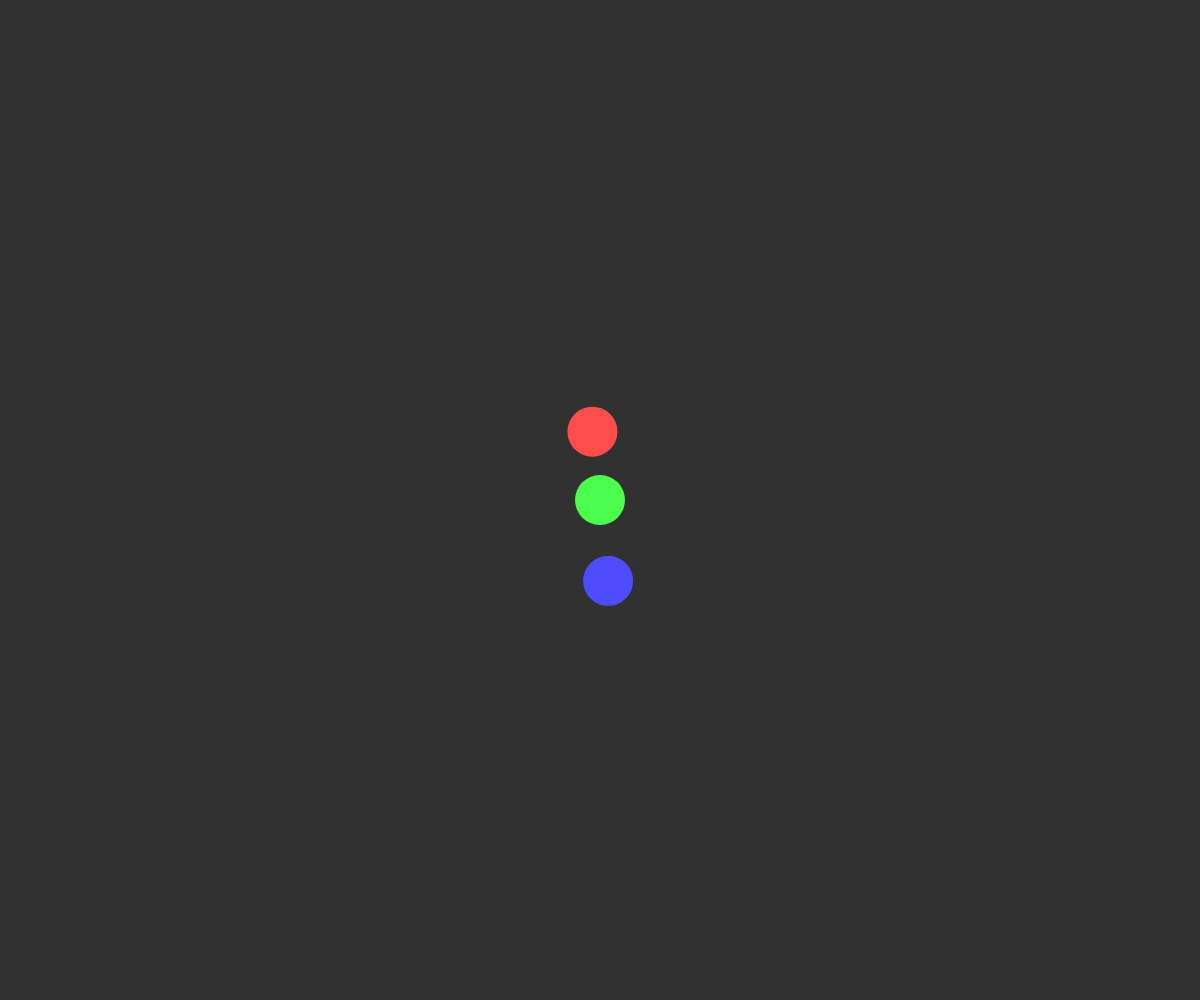
Frame 1 (no input)
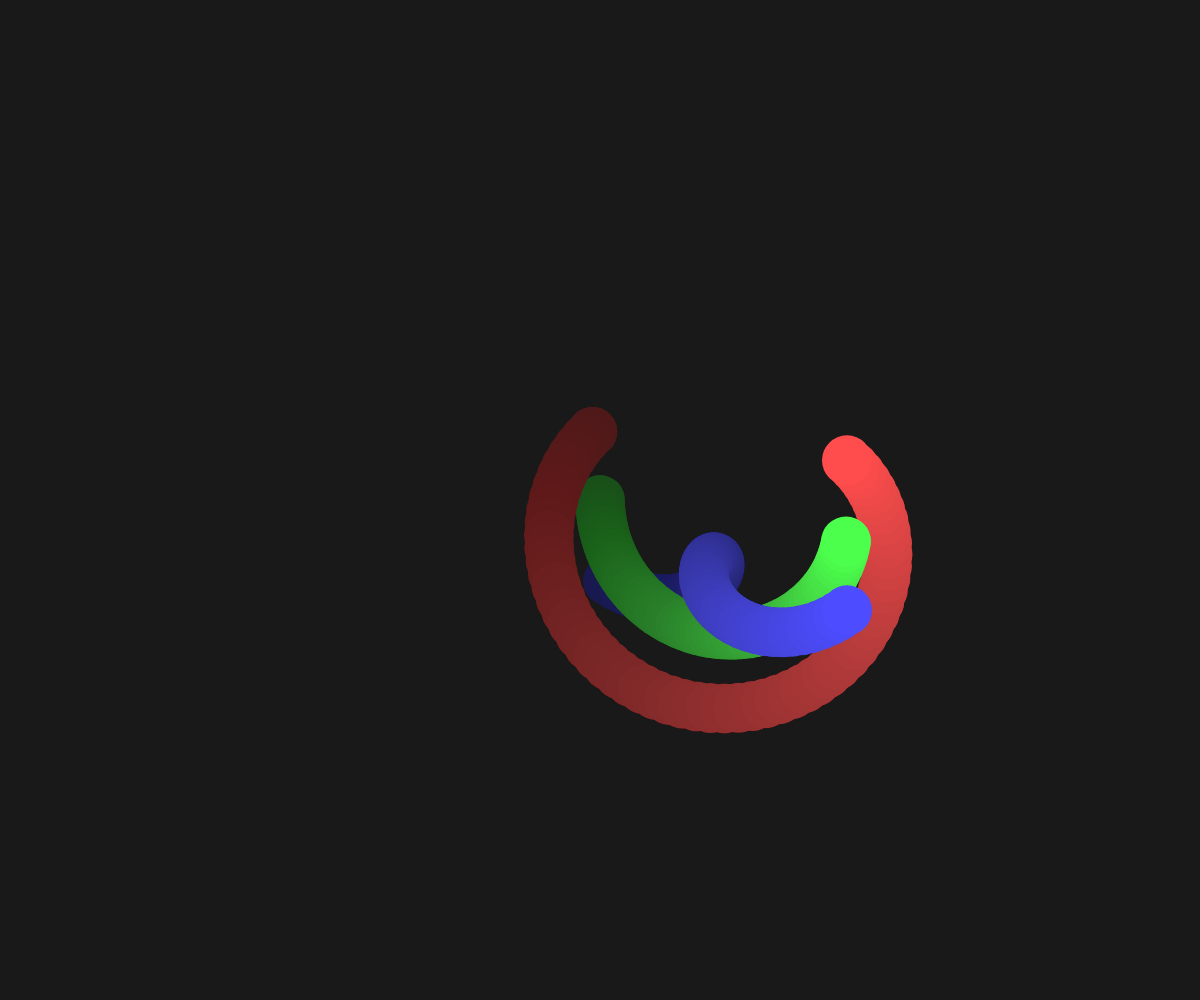
Frame 60 (no input)
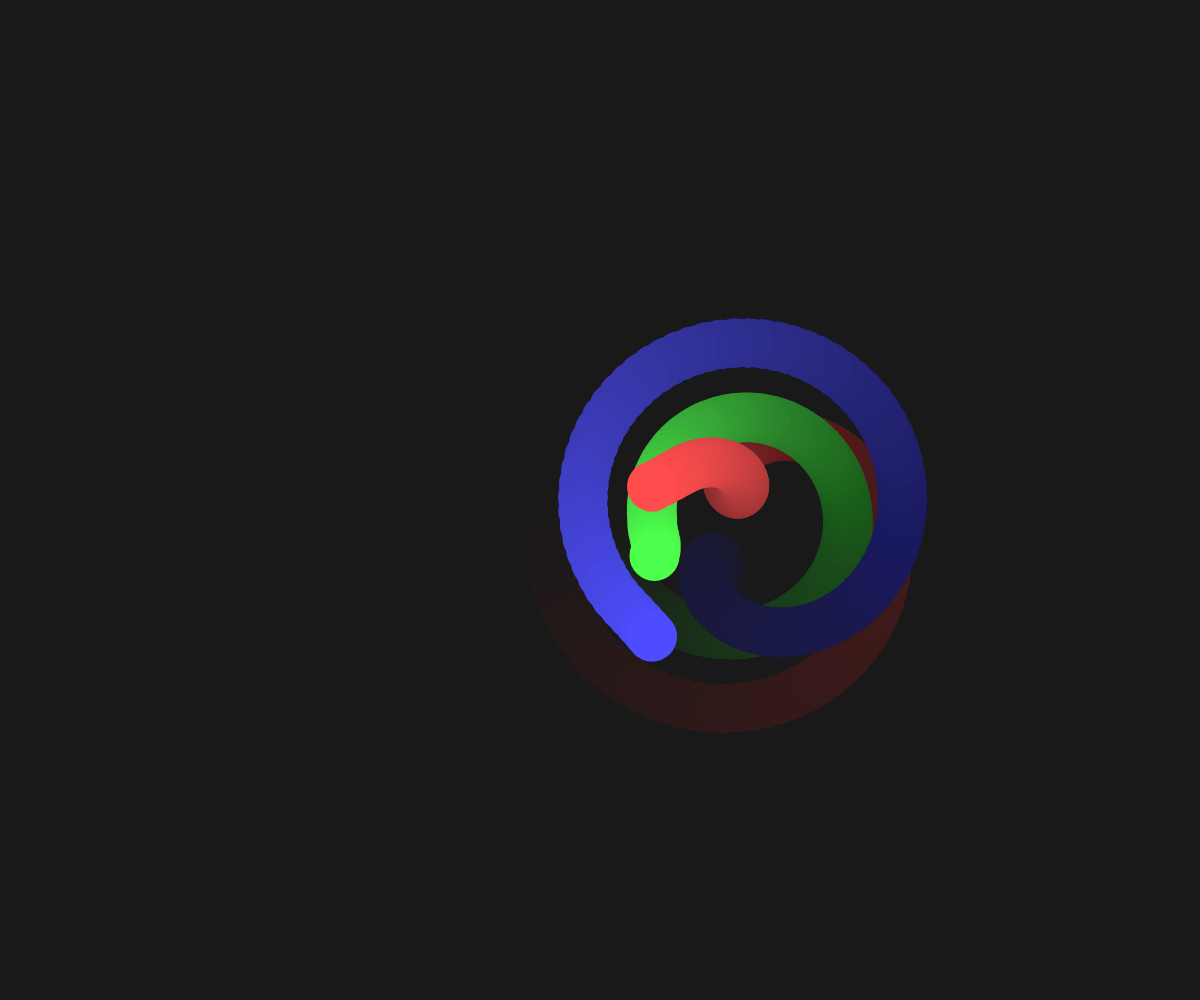
Frame 120 (the mouse pressed at the canvas centre since frame 60)

The p5.js sketch that drew these frames (run headless with seeded random() and noise() and a simulated clock; from frame 60 on, the mouse is pressed at the canvas centre):

// p5.js sketch
// ── sketch.js
let movers = [];
let satelites=[];
function setup() {
    createCanvas(windowWidth, windowHeight);
    background(50);
    noStroke()
    createSystem(color(0, 255, 0),color(255,0,0),color(0,0,255),0)
    // createSystem(color(255, 255, 0),color(255,0,255),color(0,255,255),1)

    // for(let i=0;i<=4;i++){
    // 	let colors=[
    // 	color(255,0,0),
    // 	color(0,255,0),
    // 	color(255,255,0),
    // 	color(0,0,255),
    // 	color(0,255,255),
    // 	color(255,255,255)
    // 	]
    // 	createSystem(random(colors),random(colors),random(colors),i)
    // }

    // movers[0].show();
    // for(s of satelites){
    // 	s.move();
    // 	s.show()
    // }

}
function draw(){
	    // randomSeed(99);
	     // randomSeed(120);
	background(0,5);
    for (let m of movers) {
        m.show()
        m.move()
        
	    }
	for(s of satelites){
		s.move();
		s.show()

	}
}

function createSystem(c1,c2,c3,index){
    movers.push(new Mover(width / 2, height / 2, 50,c1 ))
    satelites.push(new Satelite(movers[index],-50,50,c2));
    satelites.push(new Satelite(movers[index],50,50,c3));
}
// ── Mover.js

class Mover {
    constructor(x, y, radius, a) {
        this.pos = createVector(x, y)
        this.r = radius;
        this.a = a;
        this.angle=0;
  	 	this.pass=TWO_PI/random(20,200);
      // this.xoff=0;
    }
    show() {
        let b = color(255, 255, 255)
        let c = lerpColor(this.a, b, 0.3)

        fill(c)
        ellipse(this.pos.x, this.pos.y, this.r)
    }
    edges(){
    	if(this.pos.x<0)this.pos.x=width;
    	else if( this.pos.y<0)this.pos.y=height;
    	else if(this.pos.x>width)this.pos.x=0;
    	else if(this.pos.y>height)this.pos.y=0;
    }
   move(){
   	if(this.angle>=TWO_PI){
   		   	this.pass=TWO_PI/random(20,200);
   		   	if(random()<0.5)this.pass*=-1;
          // this.angle=0;
   	}
   	this.pass+=random(0,0.0005);
   	this.angle+=this.pass;
   	let velx=sin(this.angle)*this.r/8;
   	let vely=cos(this.angle)*this.r/8;
   	this.vel= createVector(velx,vely)
   	this.pos.add(this.vel)
   	this.edges();

   }

}

class Satelite extends Mover{
  constructor(planet,offset,radius,a){
    super()
    this.offset= createVector(offset,offset)
    this.planet=planet;
    this.r=radius;
    this.a=a;
    this.angle=0;
    // this.pos=createVector(this.planet.pos.x+this.offset.x, this.planet.pos.y+this.offset.y)  
  }
    move(){
      this.angle+=TWO_PI/60
      let velx=sin(this.angle)*this.offset.x*1.5;
      let vely=cos(this.angle)*this.offset.y*1.5;
      this.pos=createVector(this.planet.pos.x+velx, this.planet.pos.y+vely)


    }
}
